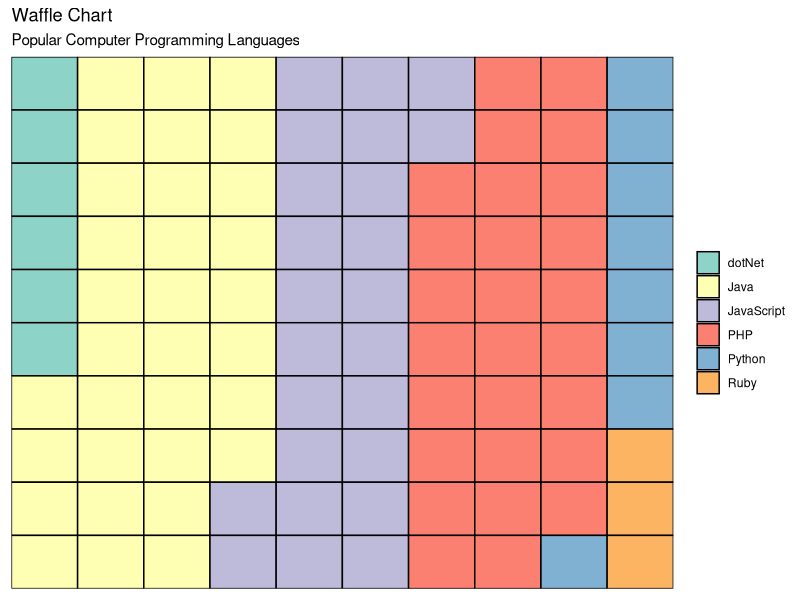

Recreate this plot in R.
library(ggplot2)
library(ggthemes)


data = read.csv('language.csv')
var <- data$parent

nrows <- 10
df <- expand.grid(y = 1:nrows, x = 1:nrows)
categ_table <- round(table(var) * ((nrows*nrows)/(length(var))))
df$category <- factor(rep(names(categ_table), categ_table))  

ggplot2 <- ggplot(df, aes(x = x, y = y, fill = category)) + geom_tile(color = "black", size = 0.5)
ggplot2 + scale_x_continuous(expand = c(0, 0)) +
  scale_y_continuous(expand = c(0, 0), trans = 'reverse') +
  scale_fill_brewer(palette = "Set3") +
  labs(title="Waffle Chart", subtitle="Popular Computer Programming Languages") + 
  theme(axis.text = element_blank(),
        axis.title = element_blank(),
        axis.ticks = element_blank(),
        legend.title = element_blank(),
        plot.title = element_text(size = rel(1.2)),
        legend.position = "right")
